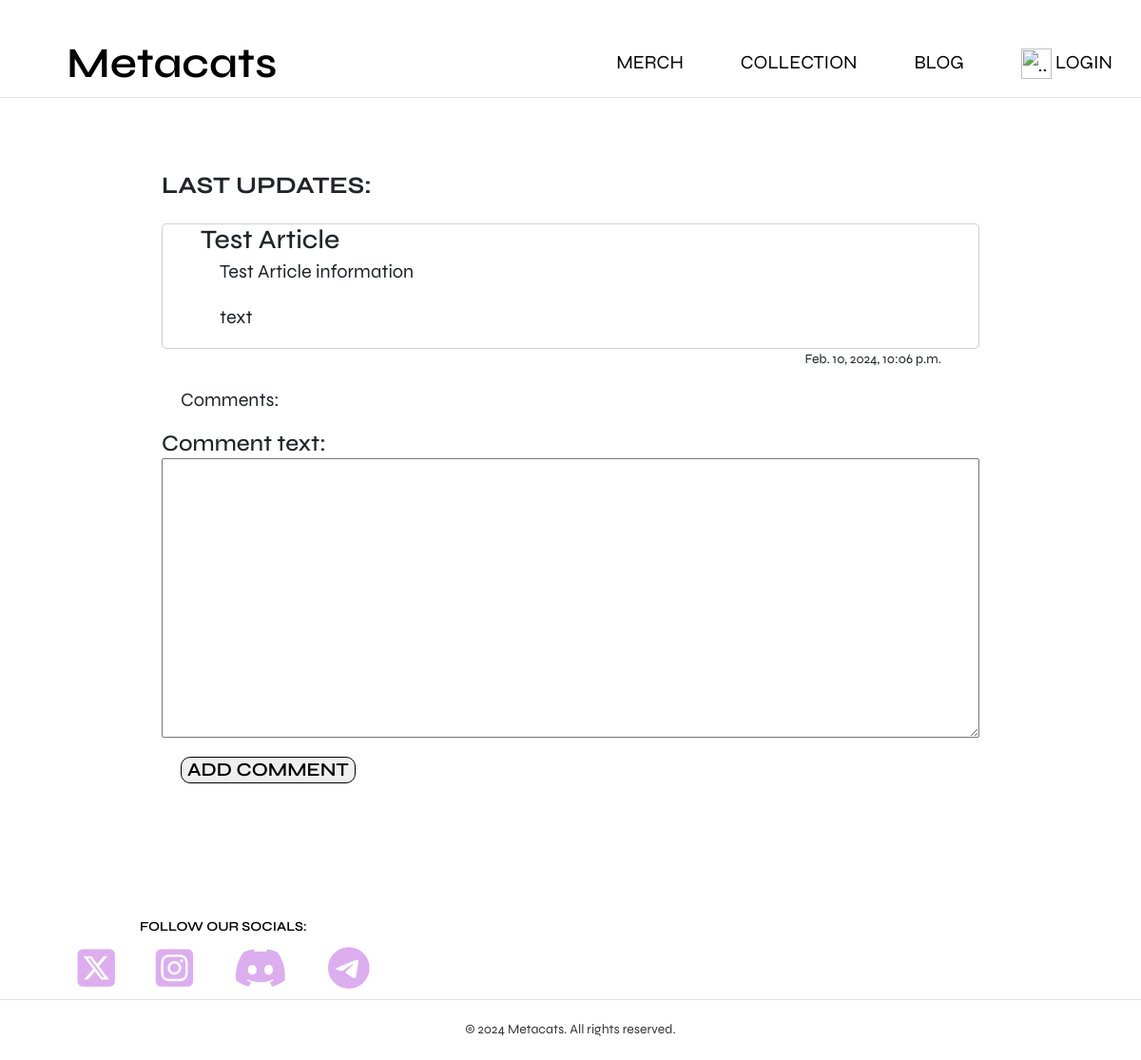
Screenshot of /blog/9 with the database file from the repository.
### blog/models.py (models this page shows, shortened)
class Post(models.Model):
    title = models.CharField('Title', max_length=50)
    anons = models.CharField('Post', max_length=500)
    full_text = models.TextField('Article')
    date = models.DateTimeField('Date&Time')
    class Meta:
        verbose_name = 'Article'
        verbose_name_plural = 'Articles'

### blog/views.py (the view, shortened to what this page needs)
# urls.py: path('<int:pk>', blog_single, name='blog_single'),
def blog_single(request, pk):
    post = get_object_or_404(Post, pk=pk)
    comment = CommentPost.objects.filter(post=post)
    form = CommentForm()
    return render(request, 'blog/blog_single.html', {'post': post, 'menu': menu,
                                                     'form': form, 'comment': comment})

### blog/forms.py
class CommentForm(forms.ModelForm):
    class Meta:
        model = CommentPost
        fields = ('text',)

### blog/templates/blog/blog_single.html (shortened to what this page needs)
{% extends 'maincat/base.html' %}
{% load static %}
{% block content %}
<div class="container4" style="margin: 100px; margin-top: 180px; ">
	<h1 class="intro__title">Last updates:</h1>
		<section class="section--gray" style="background-color: white;
border-radius: 5px;">
		<div class="container__post">
			<h3>{{ post.title }}</h3>
			<p>{{ post.anons }}</p>
			<p>{{ post.full_text }}</p>
		</div>
		</section>
		<p style="text-align: right; padding-right: 40px; font-size: 14px; background-color: white;
border-radius: 5px;">{{ post.date }}</p>
	<p>Comments:</p>
<h4>
	<form method="post" style="display: grid;">
            {{ form }}
            <p><button class="btn1" type="submit" style="margin-top: 20px;"> Add comment </button></p>
        </form>
</div>
{% endblock content %}

### maincat/static/maincat/css/styles_metacats.css (style rules this page uses)
*, *:before, *:after { box-sizing: border-box; }
h1, h2, h3, h4, h5, h6 { margin: 0; }
p { text-indent: 20px; font-size: 20px; }
.container4 { margin: 0 auto; display: grid; flex-grow: 1; margin-top: 10px; align-content: center; padding-left: 70px; padding-right: 70px; max-width: 85%; font-size: 14px; }
.intro__title { margin-bottom: 20px; font-size: 25px; font-weight: 700; text-transform: uppercase; text-align: left; margin-top: 0; }
.btn1 { border-radius: 10px; border: 1px solid #000000; font-size: 12 px; font-weight: 600; color: #000000; text-transform: uppercase; text-decoration: none; transition: background .1s linear, color .1s linear; }
.section--gray { margin-top: 5px; border-radius: 5px; padding-left: 40px; justify-content: space-between; font-size: 14px; border-style: solid; border-width: 1px; border-color: #cecece; text-decoration: none; }

### rows the page displays
Post: title "Test Article", anons "Test Article information", full_text "text", date "Feb. 10, 2024, 10:06 p.m."

### other values shown
{{ m.title }} "MERCH" "COLLECTION" "BLOG"
